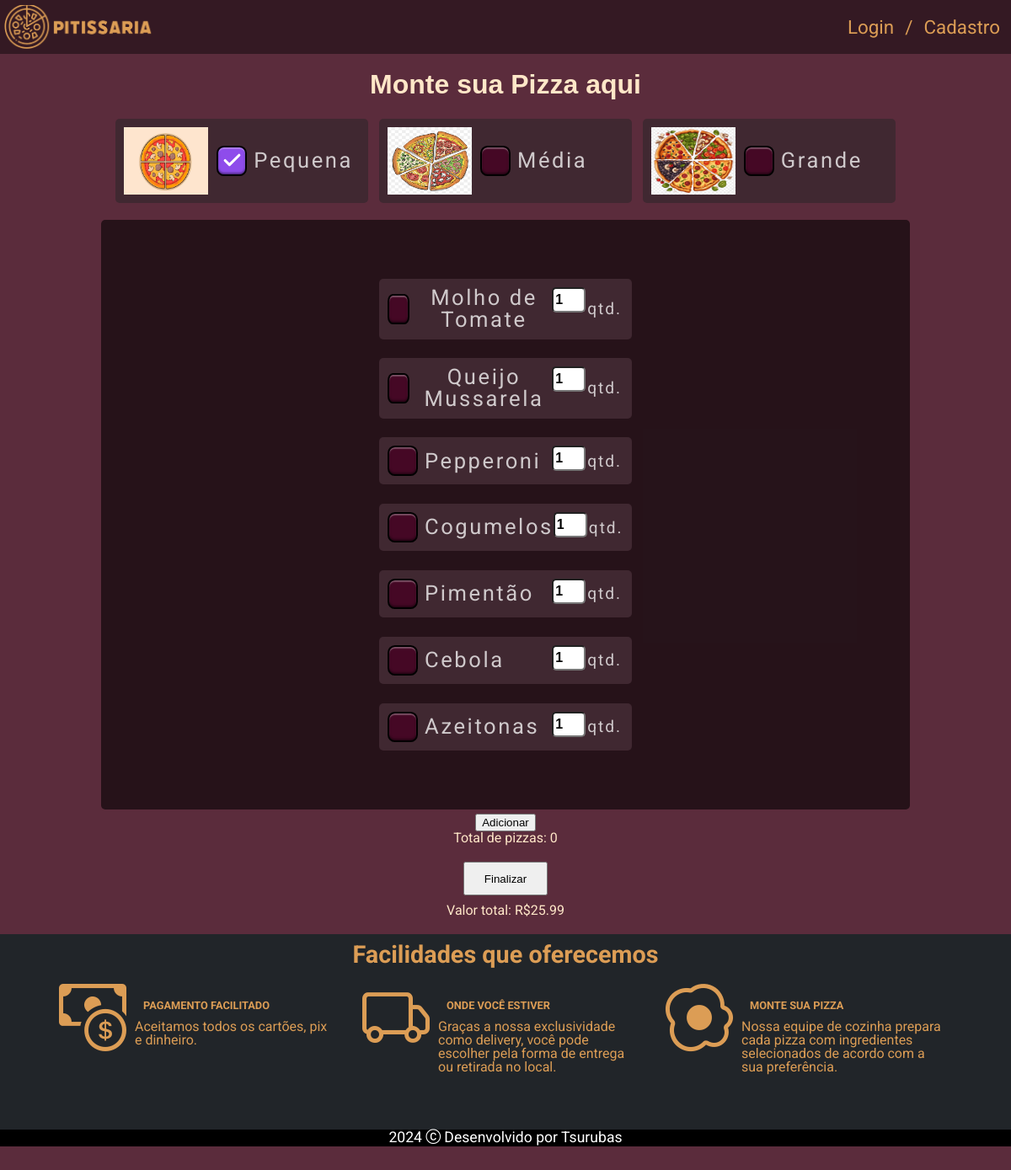
Before: /paginas/pizza_montagem.php with the older database file.
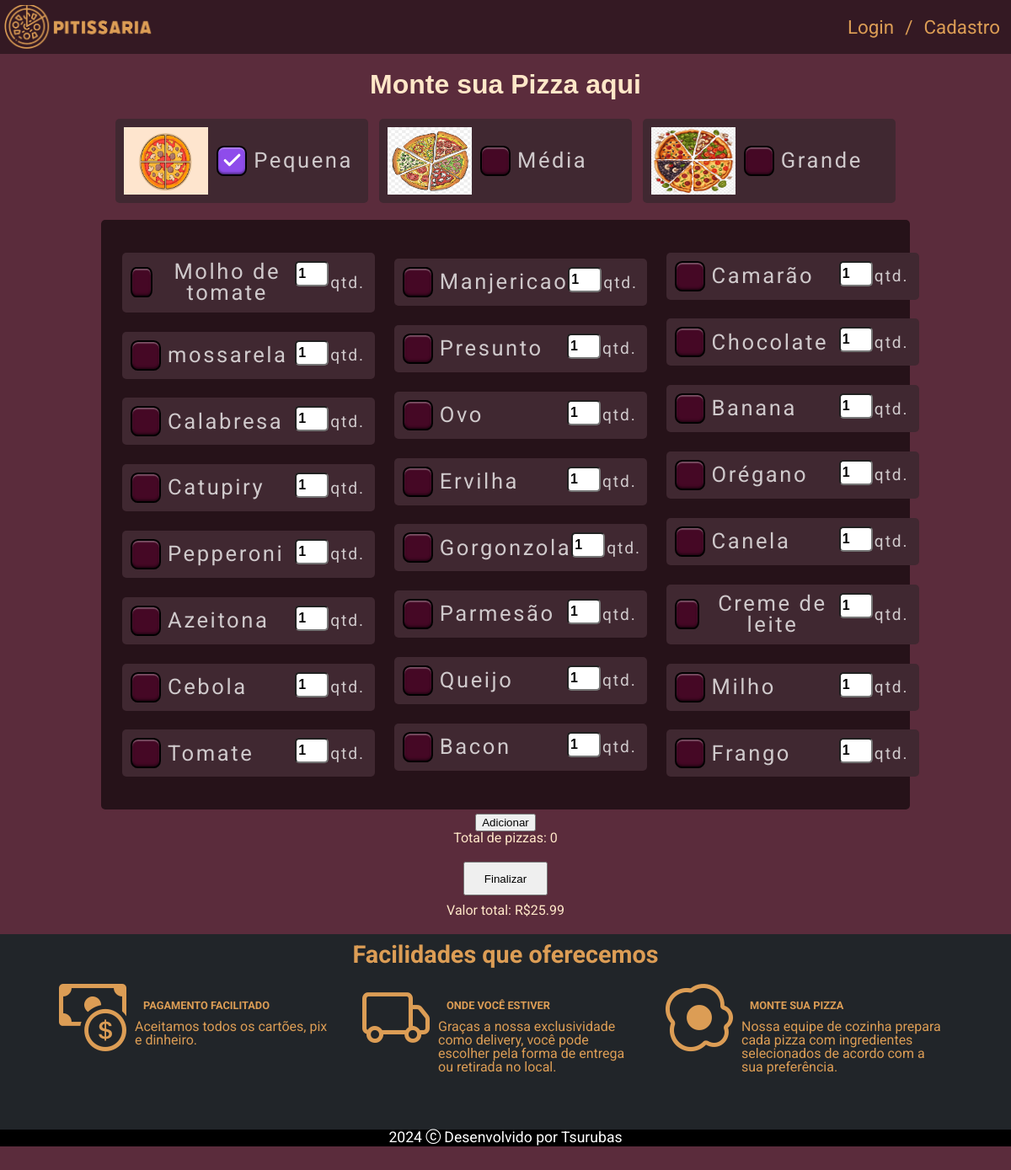
After: the same page with the newer database file.
### tables this page shows
CREATE TABLE IF NOT EXISTS ingredientes (
    id INT AUTO_INCREMENT PRIMARY KEY,
    nome VARCHAR(50) NOT NULL,
    preco DECIMAL(8,2) NOT NULL,
    data_entrada DATE NOT NULL,
    data_validade DATE NOT NULL,
    quantidade INT
);

### php/consultas/consultaDadosIngredientes.php (the view)
<?php
function exibirIngredientes() {
    require_once('../PHP/conexao/connection.php');
    $sql = "SELECT id, nome, preco, quantidade FROM ingredientes";
    $stmt = $conn->prepare($sql);
    $stmt->execute();
    $result = $stmt->fetchAll(PDO::FETCH_ASSOC);
    $initialValue = 4;
    foreach ($result as $ingrediente) {
        echo "
        <div class='card' id='". $ingrediente['id'] ."'>
            <label for='checkbox-$initialValue' class='1'>
                <input type='checkbox' id='checkbox-$initialValue' name='checkbox-$initialValue' max-length='1' value='". $ingrediente['preco'] ."'/>
                <p name='nome'>". $ingrediente['nome'] ."</p>
            </label>
            <input type='number' value='1' class='input-checkbox' min='1' max='10' name='quantidade'>
            <p class='checkbox-p'>qtd.</p>
        </div>
        ";
        $initialValue += 1;
    }
}
?>

### paginas/pizza_montagem.php (shortened to what this page needs)
<!DOCTYPE html>
<html lang="pt-br">
<head>
    <link rel="stylesheet" href="../Style/checkbox.css">
</head>
<body>
    <?php include("geral/menu.php")?>
    <?php
        include("../php/consultas/consultaDadosIngredientes.php");
    ?>
    <main class="container">
        <h1>Monte sua Pizza aqui</h1>
        <div class="container-checkbox container-pizza" id="tamanhos">
            <div class="card">
                <img class="img-pizza" src="../imagens/4pedacos.avif" alt="pizza-pequena">
                <label for="checkbox-1">
                    <input type="checkbox" id="checkbox-1" name="checkbox-1" value="25.99" max='1' min='1' max-length="1" checked>
                    <p>Pequena</p>
                </label>
            </div>
            <div class="card">
                <img class="img-pizza" src="../imagens/6pedacos.png" alt="pizza-média">
                <label for="checkbox-2">
                    <input type="checkbox" id="checkbox-2" name="checkbox-2" value="35.99" max='1' min='1' max-length="1">
                    <p>Média</p>
                </label>
            </div>
            <div class="card">
                <img class="img-pizza" src="../imagens/8pedacos.png" alt="pizza-grande">
                <label for="checkbox-3">
                    <input type="checkbox" id="checkbox-3" name="checkbox-3" value="69.99" max='1' min='1' max-length="1">
                    <p>Grande</p>
                </label>
            </div>
        </div>
        <div class="container-checkbox container-ingredientes">
            <?php exibirIngredientes();?>
        </div>
        <div class="botoes card">
            <div class="card preco2">
                <button type="submit" id="add">Adicionar</button>
                <p>Total de pizzas: 0</p>
            </div>
            <div class="card preco">
                <button type="submit" id="finalizar" >Finalizar</button>
                <p>Valor total: R$</p>
            </div>
        </div>
    </main>
    <?php include("geral/footer.php")?>
</body>
</html>

### paginas/geral/menu.php (shortened to what this page needs)
<link rel="stylesheet" href="../style/reset.css">
<link rel="stylesheet" href="https://cdn.jsdelivr.net/npm/bootstrap-icons@1.11.3/font/bootstrap-icons.min.css">
<link rel="stylesheet" href="../style/padrao1.css">
<nav class="menu">
    <a href="../paginas/index.php"class="nav-item" id="img-logo"></a>
    <?php include('../PHP/sessao/session.php');?>
</nav>

### php/sessao/session.php (shortened to what this page needs)
<?php
    if (isset($_SESSION['sessao'])) {
        echo "
            <a href = '../paginas/index.php' class='nav-item'>Inicio</a>
            <a href = '../paginas/pizza_montagem.php' class='nav-item'>Personalizado</a>
            <a href = '../paginas/pizzas_prontas.php' class='nav-item'>Cardapio</a>
        ";
        if ($_SESSION['tipo_usuario'] == 'gerente') {
            echo "
                <div class='logar'>
                    <a href = '../php/lista_ingredientes.php' class='nav-item'>Ingredientes</a>
                    <a href = '../HTML/carrinho_teste.php' class='nav-item'>Carrinho</a>
                    <a href = '../php/listagem.php' class = 'nav-item'>Pizzaiolo</a>
                    <a href='../paginas/perfil.php' class='nav-item'>" . $_SESSION['username'] . "</a>
                    <span class='barra'>/</span>
                    <a href='../PHP/logout.php' class='nav-item'>logout</a>
                </div>
            ";
        }
        if ($_SESSION['tipo_usuario'] == 'cliente') {
            echo "
                <div class='logar'>
                    <a href = '../HTML/carrinho_teste.php' class='nav-item'>Carrinho</a>
                    <a href='../paginas/perfil.php' class='nav-item'>" . $_SESSION['username'] . "</a>
                    <span class='barra'>/</span>
                    <a href='../PHP/logout.php' class='nav-item'>Logout</a>
                </div>
            ";
        }
        if ($_SESSION['tipo_usuario'] == 'pizzaiolo') {
            echo "
                <div class='logar'>
                    <a href = '../php/lista_ingredientes.php' class='nav-item'>Ingredientes</a>
                    <a href = '../HTML/pedidos_pizzaiolo.php' class='nav-item'>Pedidos</a>
                    <a href='../paginas/perfil.php' class='nav-item'>" . $_SESSION['username'] . "</a>
                    <span class='barra'>/</span>
                    <a href='../PHP/logout.php' class='nav-item'>Logout</a>
                </div>
            ";
        }
    }
    else {
        echo "<div class='logar'>
                <a href='login.php' class='nav-item'>Login</a>
                <span class='barra'>/</span>
                <a href='cadastro.php' class='nav-item'>Cadastro</a>
            </div>
        ";
    }
?>

### paginas/geral/footer.php
<footer>
    <h1>Facilidades que oferecemos</h1>
    <div class="container">
        <div class="card">
            <i class="bi bi-cash-coin fs-1"></i>
            <div>
                <h2>PAGAMENTO FACILITADO</h2>
                <p>Aceitamos todos os cartões, pix e dinheiro.</p>
            </div>
        </div>
        <div class="card">
            <i class="bi bi-truck fs-1"></i>
            <div>
                <h2>ONDE VOCÊ ESTIVER</h2>
                <p>Graças a nossa exclusividade como delivery, você pode escolher pela forma de entrega ou retirada no local.</p>
            </div>
        </div>
        <div class="card">
            <i class="bi bi-egg-fried fs-1"></i>
            <div>
                <h2>MONTE SUA PIZZA</h2>
                <p>Nossa equipe de cozinha prepara cada pizza com ingredientes selecionados de acordo com a sua preferência.</p>
            </div>
        </div>
    </div>
    <p id="copyright">2024 <i class="bi bi-c-circle"></i> Desenvolvido por Tsurubas</p>
</footer>

### Style/checkbox.css (style rules this page uses)
:root { --body-bg-color: hsl(221deg 16% 12%); --checkbox-color-hue: 331; --checkbox-color-saturation: 80; --checkbox-color-lightness: 15; --checkbox-color: hsl( calc(var(--checkbox-color-hue) * 1deg) calc(var(--checkbox-color-saturation) * 1%) calc(var(--checkbox-color-lightness) * 1%) ); --checkbox-color-light: rgba(255 255 255 / 32%); --checkbox-color-dark: rgba(0, 0, 0, 0.45); --checkbox-border-radius: 24%; --checkbox-width: 36; --checkbox-height: 36; --text-opacity: 0.75; --negative-shadow-offset: 500; --active-shadow-opacity: 0; --icon-opacity: 0; --icon-size: 1; --cubic-bezier: cubic-bezier(0.6, -1.2, 0.2, 2.2); --debug: 0; }
*, *:before, *:after { box-sizing: border-box; outline: calc(var(--debug) * 1px) dashed red; }
.container-checkbox { display: flex; flex-direction: column; justify-content: space-between; align-items: start; grid-gap: 0.8em; transform: scale(1); margin: 5px; padding: 10px; }
label[for*=checkbox] { cursor: pointer; position: relative; display: flex; align-items: center; justify-content: center; grid-gap: 8px; color: rgba(255 255 255/var(--text-opacity)); font-size: 1.6em; letter-spacing: 0.1em; font-weight: 400; transition: --text-opacity 0.2s ease; }
label[for*=checkbox]:after { content: ""; display: block; position: absolute; width: calc(var(--checkbox-width) * 1px); height: calc(var(--checkbox-height) * 1px); top: 0; left: 0; background-repeat: no-repeat; background-position: center center; background-size: 70%; border-radius: var(--checkbox-border-radius); pointer-events: none; background-image: var(--icon-check); filter: invert(100%); opacity: var(--icon-opacity); transform: scale(var(--icon-size)); transition: opacity 0.3s ease, filter 0.3s ease, transform 0.3s var(--cubic-bezier); }
label[for*=checkbox]:has(input[type=checkbox]:checked):after { --icon-opacity: 1; filter: invert(0%); }
label[for*=checkbox] input[type=checkbox] { appearance: none; cursor: pointer; margin: 0; background: var(--checkbox-color); width: calc(var(--checkbox-width) * 1px); height: calc(var(--checkbox-height) * 1px); border: calc(calc(var(--checkbox-width) / 15) * 1px) solid black; border-radius: var(--checkbox-border-radius); box-shadow: inset 0 0 calc(calc(var(--checkbox-width) / 10) * 1px) rgba(0 0 0/calc(var(--active-shadow-opacity))), inset 0 calc(calc(var(--checkbox-width) / 20) * 1px) calc(calc(var(--checkbox-width) / 30) * 1px) calc(calc(var(--checkbox-width) / var(--negative-shadow-offset)) * -1px) var(--checkbox-color-light), inset 0 calc(calc(var(--checkbox-width) / 20) * -1px) calc(calc(var(--checkbox-width) / 15) * 1px) calc(calc(var(--checkbox-width) / var(--negative-shadow-offset)) * -1px) var(--checkbox-color-dark); transition: --checkbox-color-hue 0.1s ease, --checkbox-color-saturation 0.1s ease, --checkbox-color-lightness 0.1s ease, --checkbox-color 0s ease, --negative-shadow-offset 0.2s ease; }
label[for*=checkbox] input[type=checkbox]:active, label[for*=checkbox] input[type=checkbox]:checked { --checkbox-color-hue: 331; --checkbox-color-saturation: 80; --checkbox-color-lightness: 25; --checkbox-color: hsl( calc(var(--checkbox-color-hue) * 1deg) calc(var(--checkbox-color-saturation) * 1%) calc(var(--checkbox-color-lightness) * 1%) ); }
label[for*=checkbox] input[type=checkbox]:checked { --checkbox-color-hue: 265; --checkbox-color-saturation: 80; --checkbox-color-lightness: 61; --checkbox-color: hsl( calc(var(--checkbox-color-hue) * 1deg) calc(var(--checkbox-color-saturation) * 1%) calc(var(--checkbox-color-lightness) * 1%) ); }

Changed rows visible on the page:
removed ingredientes: nome "Cogumelos"
removed ingredientes: nome "Pimentão"
removed ingredientes: nome "Azeitonas"
changed ingredientes: nome "Molho de Tomate" → "Molho de tomate"
changed ingredientes: nome "Queijo Mussarela" → "mossarela"
added ingredientes: nome "Calabresa"
added ingredientes: nome "Catupiry"
added ingredientes: nome "Azeitona"
added ingredientes: nome "Tomate"
added ingredientes: nome "Manjericao"
added ingredientes: nome "Presunto"
added ingredientes: nome "Ovo"
added ingredientes: nome "Ervilha"
added ingredientes: nome "Gorgonzola"
added ingredientes: nome "Parmesão"
added ingredientes: nome "Queijo"
added ingredientes: nome "Bacon"
added ingredientes: nome "Camarão"
added ingredientes: nome "Chocolate"
added ingredientes: nome "Banana"
added ingredientes: nome "Orégano"
added ingredientes: nome "Canela"
added ingredientes: nome "Creme de leite"
added ingredientes: nome "Milho"
added ingredientes: nome "Frango"
